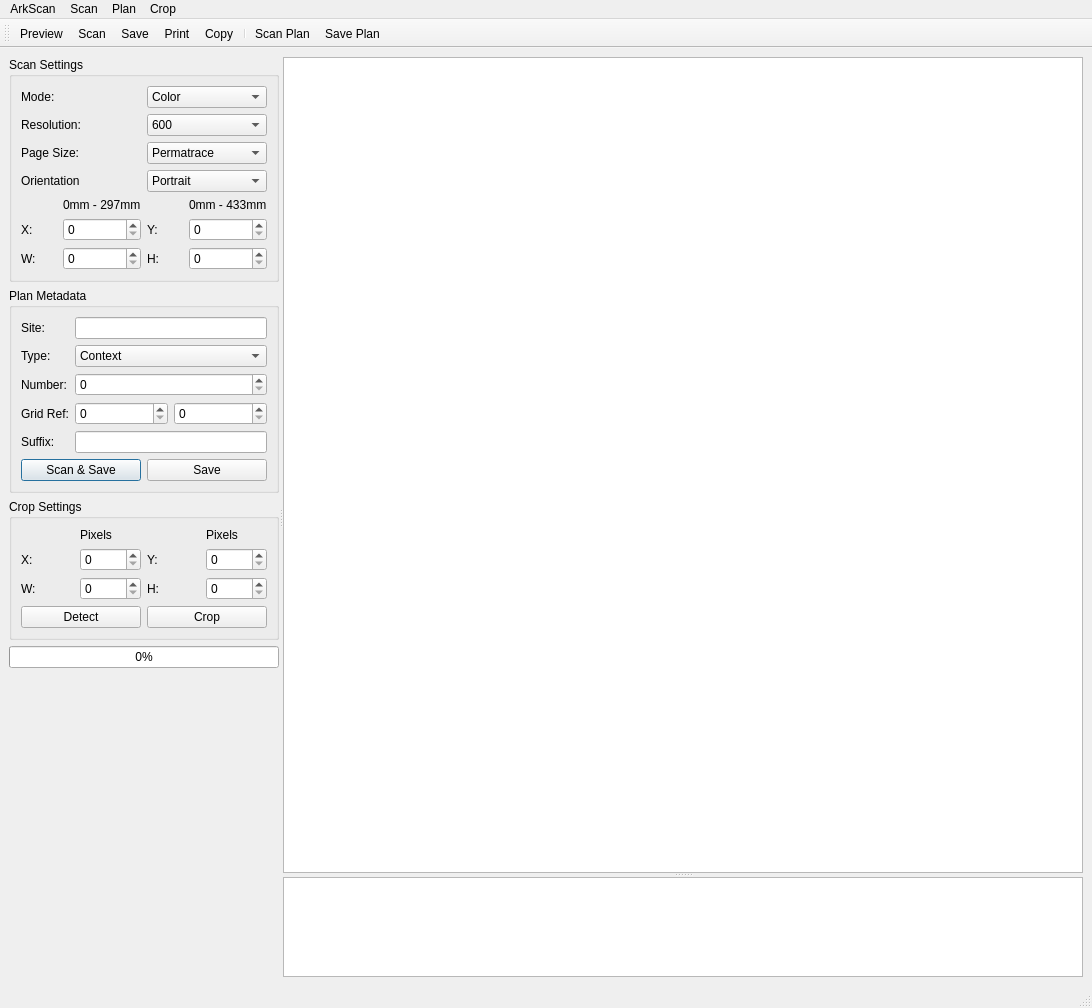
<?xml version="1.0" encoding="UTF-8"?>
<ui version="4.0">
 <class>ArkScanMainWindow</class>
 <widget class="QMainWindow" name="ArkScanMainWindow">
  <property name="geometry">
   <rect>
    <x>0</x>
    <y>0</y>
    <width>1092</width>
    <height>1008</height>
   </rect>
  </property>
  <property name="windowTitle">
   <string>MainWindow</string>
  </property>
  <widget class="QWidget" name="centralwidget">
   <layout class="QGridLayout" name="gridLayout">
    <item row="0" column="0">
     <widget class="QSplitter" name="splitter_2">
      <property name="orientation">
       <enum>Qt::Horizontal</enum>
      </property>
      <property name="childrenCollapsible">
       <bool>false</bool>
      </property>
      <widget class="QWidget" name="layoutWidget">
       <layout class="QVBoxLayout" name="verticalLayout">
        <item>
         <widget class="QGroupBox" name="groupBox">
          <property name="title">
           <string>Scan Settings</string>
          </property>
          <layout class="QGridLayout" name="gridLayout_2">
           <item row="1" column="1">
            <widget class="QComboBox" name="m_resolutionCombo">
             <item>
              <property name="text">
               <string>600</string>
              </property>
             </item>
             <item>
              <property name="text">
               <string>300</string>
              </property>
             </item>
             <item>
              <property name="text">
               <string>150</string>
              </property>
             </item>
             <item>
              <property name="text">
               <string>75</string>
              </property>
             </item>
             <item>
              <property name="text">
               <string>50</string>
              </property>
             </item>
            </widget>
           </item>
           <item row="3" column="1">
            <widget class="QComboBox" name="m_orientationCombo">
             <item>
              <property name="text">
               <string>Portrait</string>
              </property>
             </item>
             <item>
              <property name="text">
               <string>Landscape</string>
              </property>
             </item>
            </widget>
           </item>
           <item row="3" column="0">
            <widget class="QLabel" name="m_orientationLabel">
             <property name="text">
              <string>Orientation</string>
             </property>
            </widget>
           </item>
           <item row="2" column="1">
            <widget class="QComboBox" name="m_pageSizeCombo">
             <item>
              <property name="text">
               <string>Permatrace</string>
              </property>
             </item>
             <item>
              <property name="text">
               <string>A3</string>
              </property>
             </item>
             <item>
              <property name="text">
               <string>A4</string>
              </property>
             </item>
             <item>
              <property name="text">
               <string>A5</string>
              </property>
             </item>
             <item>
              <property name="text">
               <string>Custom</string>
              </property>
             </item>
            </widget>
           </item>
           <item row="2" column="0">
            <widget class="QLabel" name="m_pageSizeLabel">
             <property name="text">
              <string>Page Size:</string>
             </property>
            </widget>
           </item>
           <item row="1" column="0">
            <widget class="QLabel" name="m_resolutionLabel">
             <property name="text">
              <string>Resolution:</string>
             </property>
            </widget>
           </item>
           <item row="0" column="1">
            <widget class="QComboBox" name="m_modeCombo">
             <item>
              <property name="text">
               <string>Color</string>
              </property>
             </item>
             <item>
              <property name="text">
               <string>Grayscale</string>
              </property>
             </item>
             <item>
              <property name="text">
               <string>Line</string>
              </property>
             </item>
            </widget>
           </item>
           <item row="0" column="0">
            <widget class="QLabel" name="m_modeLabel">
             <property name="text">
              <string>Mode:</string>
             </property>
            </widget>
           </item>
           <item row="4" column="0" colspan="2">
            <layout class="QGridLayout" name="m_scanSizeLayout">
             <item row="1" column="0">
              <widget class="QLabel" name="m_xOriginLabel">
               <property name="text">
                <string>X:</string>
               </property>
              </widget>
             </item>
             <item row="1" column="1">
              <widget class="QSpinBox" name="m_xOriginSpin">
               <property name="maximum">
                <number>297</number>
               </property>
              </widget>
             </item>
             <item row="1" column="2">
              <widget class="QLabel" name="m_yOriginLabel">
               <property name="text">
                <string>Y:</string>
               </property>
              </widget>
             </item>
             <item row="1" column="3">
              <widget class="QSpinBox" name="m_yOriginSpin">
               <property name="maximum">
                <number>433</number>
               </property>
              </widget>
             </item>
             <item row="2" column="0">
              <widget class="QLabel" name="m_widthLabel">
               <property name="text">
                <string>W:</string>
               </property>
              </widget>
             </item>
             <item row="2" column="1">
              <widget class="QSpinBox" name="m_widthSpin">
               <property name="maximum">
                <number>297</number>
               </property>
              </widget>
             </item>
             <item row="2" column="2">
              <widget class="QLabel" name="m_heightLabel">
               <property name="text">
                <string>H:</string>
               </property>
              </widget>
             </item>
             <item row="2" column="3">
              <widget class="QSpinBox" name="m_heightSpin">
               <property name="maximum">
                <number>433</number>
               </property>
              </widget>
             </item>
             <item row="0" column="1">
              <widget class="QLabel" name="m_scanSizeLabel1">
               <property name="text">
                <string>0mm - 297mm</string>
               </property>
              </widget>
             </item>
             <item row="0" column="3">
              <widget class="QLabel" name="m_scanSizeLabel2">
               <property name="text">
                <string>0mm - 433mm</string>
               </property>
              </widget>
             </item>
            </layout>
           </item>
          </layout>
         </widget>
        </item>
        <item>
         <widget class="QGroupBox" name="groupBox">
          <property name="title">
           <string>Plan Metadata</string>
          </property>
          <layout class="QGridLayout" name="gridLayout_3">
           <item row="1" column="0">
            <widget class="QLabel" name="m_typeLabel">
             <property name="text">
              <string>Type:</string>
             </property>
            </widget>
           </item>
           <item row="2" column="0">
            <widget class="QLabel" name="m_numberLabel">
             <property name="text">
              <string>Number:</string>
             </property>
            </widget>
           </item>
           <item row="1" column="1">
            <widget class="QComboBox" name="m_typeCombo">
             <item>
              <property name="text">
               <string>Context</string>
              </property>
             </item>
             <item>
              <property name="text">
               <string>Plan</string>
              </property>
             </item>
             <item>
              <property name="text">
               <string>Section</string>
              </property>
             </item>
             <item>
              <property name="text">
               <string>Top Plan</string>
              </property>
             </item>
             <item>
              <property name="text">
               <string>Matrix</string>
              </property>
             </item>
            </widget>
           </item>
           <item row="0" column="0">
            <widget class="QLabel" name="m_siteLabel">
             <property name="text">
              <string>Site:</string>
             </property>
            </widget>
           </item>
           <item row="2" column="1">
            <widget class="QSpinBox" name="m_numberSpin">
             <property name="toolTip">
              <string>Context Number</string>
             </property>
             <property name="maximum">
              <number>9999</number>
             </property>
            </widget>
           </item>
           <item row="0" column="1">
            <widget class="QLineEdit" name="m_siteEdit">
             <property name="readOnly">
              <bool>false</bool>
             </property>
            </widget>
           </item>
           <item row="3" column="0">
            <widget class="QLabel" name="m_gridLabel">
             <property name="text">
              <string>Grid Ref:</string>
             </property>
            </widget>
           </item>
           <item row="3" column="1">
            <layout class="QHBoxLayout" name="horizontalLayout_2">
             <item>
              <widget class="QSpinBox" name="m_eastSpin">
               <property name="maximum">
                <number>9999</number>
               </property>
               <property name="singleStep">
                <number>5</number>
               </property>
              </widget>
             </item>
             <item>
              <widget class="QSpinBox" name="m_northSpin">
               <property name="maximum">
                <number>9999</number>
               </property>
               <property name="singleStep">
                <number>5</number>
               </property>
              </widget>
             </item>
            </layout>
           </item>
           <item row="4" column="0">
            <widget class="QLabel" name="m_suffixLabel">
             <property name="text">
              <string>Suffix:</string>
             </property>
            </widget>
           </item>
           <item row="4" column="1">
            <widget class="QLineEdit" name="m_suffixEdit">
             <property name="maxLength">
              <number>10</number>
             </property>
            </widget>
           </item>
           <item row="5" column="0" colspan="2">
            <layout class="QHBoxLayout" name="horizontalLayout_3">
             <item>
              <widget class="QPushButton" name="m_scanSavePlanButton">
               <property name="text">
                <string>Scan &amp;&amp; Save</string>
               </property>
               <property name="default">
                <bool>true</bool>
               </property>
              </widget>
             </item>
             <item>
              <widget class="QPushButton" name="pushButton">
               <property name="text">
                <string>Save</string>
               </property>
              </widget>
             </item>
            </layout>
           </item>
          </layout>
         </widget>
        </item>
        <item>
         <widget class="QGroupBox" name="groupBox">
          <property name="title">
           <string>Crop Settings</string>
          </property>
          <layout class="QGridLayout" name="m_cropSizeLayout">
           <item row="2" column="2">
            <widget class="QLabel" name="m_hCropLabel">
             <property name="text">
              <string>H:</string>
             </property>
            </widget>
           </item>
           <item row="2" column="3">
            <widget class="QSpinBox" name="m_hCropSpin">
             <property name="maximum">
              <number>99999</number>
             </property>
            </widget>
           </item>
           <item row="0" column="1">
            <widget class="QLabel" name="m_pixelLabel1">
             <property name="text">
              <string>Pixels</string>
             </property>
            </widget>
           </item>
           <item row="0" column="3">
            <widget class="QLabel" name="m_pixelLabel2">
             <property name="text">
              <string>Pixels</string>
             </property>
            </widget>
           </item>
           <item row="1" column="0">
            <widget class="QLabel" name="m_xCropLabel">
             <property name="text">
              <string>X:</string>
             </property>
            </widget>
           </item>
           <item row="1" column="1">
            <widget class="QSpinBox" name="m_xCropSpin">
             <property name="maximum">
              <number>99999</number>
             </property>
            </widget>
           </item>
           <item row="1" column="2">
            <widget class="QLabel" name="m_yCropLabel">
             <property name="text">
              <string>Y:</string>
             </property>
            </widget>
           </item>
           <item row="1" column="3">
            <widget class="QSpinBox" name="m_yCropSpin">
             <property name="maximum">
              <number>99999</number>
             </property>
            </widget>
           </item>
           <item row="2" column="0">
            <widget class="QLabel" name="m_wCropLabel">
             <property name="text">
              <string>W:</string>
             </property>
            </widget>
           </item>
           <item row="2" column="1">
            <widget class="QSpinBox" name="m_wCropSpin">
             <property name="maximum">
              <number>99999</number>
             </property>
            </widget>
           </item>
           <item row="3" column="0" colspan="4">
            <layout class="QHBoxLayout" name="horizontalLayout">
             <item>
              <widget class="QPushButton" name="m_detectCropAreaButton">
               <property name="text">
                <string>Detect</string>
               </property>
              </widget>
             </item>
             <item>
              <widget class="QPushButton" name="m_cropButton">
               <property name="text">
                <string>Crop</string>
               </property>
              </widget>
             </item>
            </layout>
           </item>
          </layout>
         </widget>
        </item>
        <item>
         <widget class="QProgressBar" name="m_progressBar">
          <property name="value">
           <number>0</number>
          </property>
         </widget>
        </item>
        <item>
         <spacer name="verticalSpacer">
          <property name="orientation">
           <enum>Qt::Vertical</enum>
          </property>
          <property name="sizeHint" stdset="0">
           <size>
            <width>20</width>
            <height>40</height>
           </size>
          </property>
         </spacer>
        </item>
       </layout>
      </widget>
      <widget class="QSplitter" name="splitter">
       <property name="sizePolicy">
        <sizepolicy hsizetype="Preferred" vsizetype="Expanding">
         <horstretch>0</horstretch>
         <verstretch>0</verstretch>
        </sizepolicy>
       </property>
       <property name="minimumSize">
        <size>
         <width>0</width>
         <height>0</height>
        </size>
       </property>
       <property name="orientation">
        <enum>Qt::Vertical</enum>
       </property>
       <property name="childrenCollapsible">
        <bool>false</bool>
       </property>
       <widget class="ArkScanGraphicsView" name="m_scanView">
        <property name="sizePolicy">
         <sizepolicy hsizetype="MinimumExpanding" vsizetype="Maximum">
          <horstretch>0</horstretch>
          <verstretch>0</verstretch>
         </sizepolicy>
        </property>
        <property name="minimumSize">
         <size>
          <width>800</width>
          <height>400</height>
         </size>
        </property>
        <property name="autoFillBackground">
         <bool>true</bool>
        </property>
        <property name="backgroundBrush">
         <brush brushstyle="NoBrush">
          <color alpha="255">
           <red>195</red>
           <green>195</green>
           <blue>195</blue>
          </color>
         </brush>
        </property>
        <property name="foregroundBrush">
         <brush brushstyle="NoBrush">
          <color alpha="255">
           <red>195</red>
           <green>195</green>
           <blue>195</blue>
          </color>
         </brush>
        </property>
        <property name="interactive">
         <bool>true</bool>
        </property>
        <property name="dragMode">
         <enum>QGraphicsView::RubberBandDrag</enum>
        </property>
       </widget>
       <widget class="QTextBrowser" name="m_outputText">
        <property name="sizePolicy">
         <sizepolicy hsizetype="Expanding" vsizetype="MinimumExpanding">
          <horstretch>0</horstretch>
          <verstretch>0</verstretch>
         </sizepolicy>
        </property>
        <property name="maximumSize">
         <size>
          <width>16777215</width>
          <height>100</height>
         </size>
        </property>
       </widget>
      </widget>
     </widget>
    </item>
   </layout>
  </widget>
  <widget class="QMenuBar" name="menubar">
   <property name="geometry">
    <rect>
     <x>0</x>
     <y>0</y>
     <width>1092</width>
     <height>22</height>
    </rect>
   </property>
   <widget class="QMenu" name="m_menu">
    <property name="title">
     <string>ArkScan</string>
    </property>
    <addaction name="quitAction"/>
   </widget>
   <widget class="QMenu" name="menuScan">
    <property name="title">
     <string>Scan</string>
    </property>
    <addaction name="m_previewAction"/>
    <addaction name="m_scanAction"/>
    <addaction name="m_saveAction"/>
    <addaction name="m_printAction"/>
    <addaction name="m_copyAction"/>
   </widget>
   <widget class="QMenu" name="menuPlan">
    <property name="title">
     <string>Plan</string>
    </property>
    <addaction name="m_scanPlanAction"/>
    <addaction name="m_savePlanAction"/>
    <addaction name="m_scanSavePlanAction"/>
    <addaction name="m_scanCropSavePlanAction"/>
   </widget>
   <widget class="QMenu" name="menuCrop">
    <property name="title">
     <string>Crop</string>
    </property>
    <addaction name="m_detectCropAreaAction"/>
    <addaction name="m_cropAction"/>
   </widget>
   <addaction name="m_menu"/>
   <addaction name="menuScan"/>
   <addaction name="menuPlan"/>
   <addaction name="menuCrop"/>
  </widget>
  <widget class="QStatusBar" name="statusbar"/>
  <widget class="QToolBar" name="toolBar">
   <property name="windowTitle">
    <string>toolBar</string>
   </property>
   <attribute name="toolBarArea">
    <enum>TopToolBarArea</enum>
   </attribute>
   <attribute name="toolBarBreak">
    <bool>false</bool>
   </attribute>
   <addaction name="m_previewAction"/>
   <addaction name="m_scanAction"/>
   <addaction name="m_saveAction"/>
   <addaction name="m_printAction"/>
   <addaction name="m_copyAction"/>
   <addaction name="separator"/>
   <addaction name="m_scanPlanAction"/>
   <addaction name="m_savePlanAction"/>
  </widget>
  <action name="quitAction">
   <property name="text">
    <string>Quit</string>
   </property>
  </action>
  <action name="m_previewAction">
   <property name="icon">
    <iconset resource="resources.qrc">
     <normaloff>:/previewIcon/document-preview.png</normaloff>:/previewIcon/document-preview.png</iconset>
   </property>
   <property name="text">
    <string>P&amp;review</string>
   </property>
  </action>
  <action name="m_scanAction">
   <property name="icon">
    <iconset resource="resources.qrc">
     <normaloff>:/scanIcon/scanner.png</normaloff>:/scanIcon/scanner.png</iconset>
   </property>
   <property name="text">
    <string>Sca&amp;n</string>
   </property>
  </action>
  <action name="m_printAction">
   <property name="icon">
    <iconset resource="resources.qrc">
     <normaloff>:/printIcon/document-print.png</normaloff>:/printIcon/document-print.png</iconset>
   </property>
   <property name="text">
    <string>&amp;Print</string>
   </property>
  </action>
  <action name="m_saveAction">
   <property name="icon">
    <iconset resource="resources.qrc">
     <normaloff>:/saveIcon/document-save.png</normaloff>:/saveIcon/document-save.png</iconset>
   </property>
   <property name="text">
    <string>&amp;Save</string>
   </property>
  </action>
  <action name="m_copyAction">
   <property name="icon">
    <iconset resource="resources.qrc">
     <normaloff>:/copyIcon/edit-copy.png</normaloff>:/copyIcon/edit-copy.png</iconset>
   </property>
   <property name="text">
    <string>&amp;Copy</string>
   </property>
  </action>
  <action name="m_scanSavePlanAction">
   <property name="text">
    <string>Scan &amp;&amp; Save</string>
   </property>
  </action>
  <action name="m_savePlanAction">
   <property name="icon">
    <iconset resource="resources.qrc">
     <normaloff>:/saveIcon/document-save.png</normaloff>:/saveIcon/document-save.png</iconset>
   </property>
   <property name="text">
    <string>Save Plan</string>
   </property>
  </action>
  <action name="m_scanPlanAction">
   <property name="icon">
    <iconset resource="resources.qrc">
     <normaloff>:/scanIcon/scanner.png</normaloff>:/scanIcon/scanner.png</iconset>
   </property>
   <property name="text">
    <string>Scan Plan</string>
   </property>
  </action>
  <action name="m_scanCropSavePlanAction">
   <property name="text">
    <string>Scan, Crop, &amp;&amp; Save</string>
   </property>
  </action>
  <action name="m_detectCropAreaAction">
   <property name="icon">
    <iconset resource="resources.qrc">
     <normaloff>:/autoCropIcon/transform-crop-and-resize.png</normaloff>:/autoCropIcon/transform-crop-and-resize.png</iconset>
   </property>
   <property name="text">
    <string>DetectCrop Area</string>
   </property>
  </action>
  <action name="m_cropAction">
   <property name="icon">
    <iconset resource="resources.qrc">
     <normaloff>:/cropIcon/transform-crop.png</normaloff>:/cropIcon/transform-crop.png</iconset>
   </property>
   <property name="text">
    <string>Crop</string>
   </property>
  </action>
 </widget>
 <customwidgets>
  <customwidget>
   <class>ArkScanGraphicsView</class>
   <extends>QGraphicsView</extends>
   <header>ark_scan_graphics_view.h</header>
  </customwidget>
 </customwidgets>
 <tabstops>
  <tabstop>m_siteEdit</tabstop>
  <tabstop>m_typeCombo</tabstop>
  <tabstop>m_numberSpin</tabstop>
  <tabstop>m_eastSpin</tabstop>
  <tabstop>m_northSpin</tabstop>
  <tabstop>m_suffixEdit</tabstop>
  <tabstop>m_modeCombo</tabstop>
  <tabstop>m_resolutionCombo</tabstop>
  <tabstop>m_pageSizeCombo</tabstop>
  <tabstop>m_orientationCombo</tabstop>
  <tabstop>m_xOriginSpin</tabstop>
  <tabstop>m_yOriginSpin</tabstop>
  <tabstop>m_widthSpin</tabstop>
  <tabstop>m_heightSpin</tabstop>
  <tabstop>m_xCropSpin</tabstop>
  <tabstop>m_yCropSpin</tabstop>
  <tabstop>m_wCropSpin</tabstop>
  <tabstop>m_hCropSpin</tabstop>
  <tabstop>m_scanView</tabstop>
  <tabstop>m_outputText</tabstop>
 </tabstops>
 <resources>
  <include location="resources.qrc"/>
 </resources>
 <connections/>
</ui>
